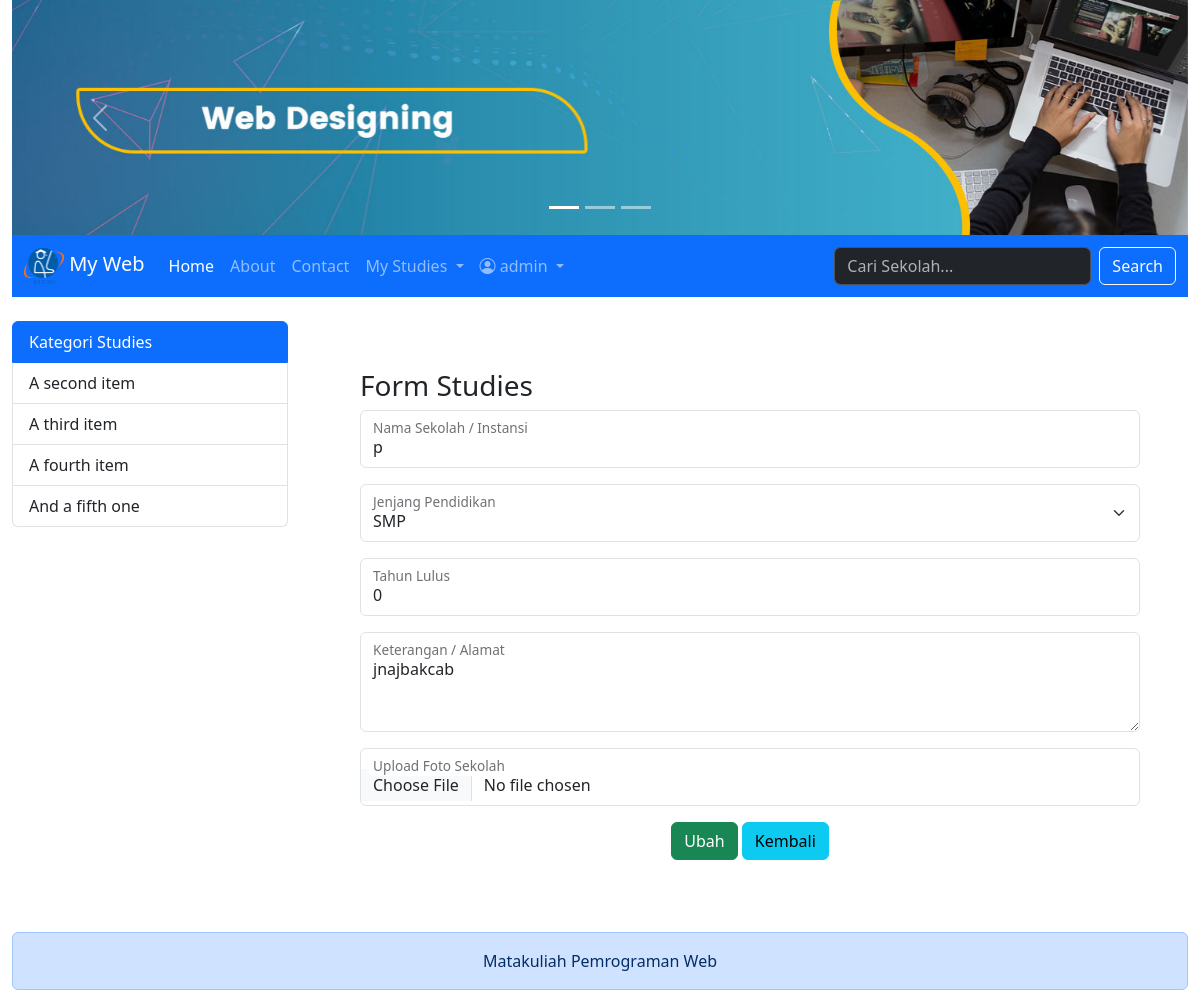
/index.php?hal=studies_form&id=12 (signed in), run on the app's committed database.
### tables this page shows
CREATE TABLE `studies` (
  `id` int(11) NOT NULL,
  `nama` varchar(100) NOT NULL,
  `idlevel` int(11) DEFAULT NULL,
  `keterangan` text DEFAULT NULL,
  `tahun_lulus` year(4) DEFAULT NULL,
  `foto_sekolah` varchar(100) DEFAULT NULL
);

### models/Studies.php (called while the page is built, shortened)
<?php
class Studies
{
    private $koneksi;
    public function __construct()
    {
        global $dbh;
        if ($dbh) {
            $this->koneksi = $dbh;
        } else {
            include_once 'koneksi.php';
            $this->koneksi = $dbh;
        }
    }
    public function getStudies($id)
    {
        try {
            $sql = "SELECT studies.*, level.nama AS nama_level
                    FROM studies
                    INNER JOIN level ON level.id = studies.idlevel
                    WHERE studies.id = ?";
            $ps = $this->koneksi->prepare($sql);
            $ps->execute([$id]);
            return $ps->fetch();
        } catch (PDOException $e) {
            die("Error Detail: " . $e->getMessage());
        }
    }
}

### models/Level.php (called while the page is built, shortened)
<?php
class Level
{
    private $koneksi;
    public function __construct()
    {
        global $dbh;
        $this->koneksi = $dbh;
    }
    public function index()
    {
        $sql = "SELECT * FROM level ORDER BY id DESC";
        return $this->koneksi->query($sql);
    }
}

### studies_form.php (the view, shortened to what this page needs)
<?php
$obj_level = new Level();
$rs = $obj_level->index();
@$id = $_REQUEST['id'];
$obj_studies = new Studies();
if(!empty($id)){
    $row = $obj_studies->getStudies($id);
}
else {
    $row = [];
}
?>
<div class="container px-5 my-5">
    <h3>Form Studies</h3>
    <form id="studiesForm" method="POST" action="controller/studies.php" enctype="multipart/form-data">
        <div class="form-floating mb-3">
            <input class="form-control" name="nama" value="<?= @$row['nama'] ?>" id="namaStudies" type="text" placeholder="Nama Sekolah/Instansi" required />
            <label for="namaStudies">Nama Sekolah / Instansi</label>
        </div>
        <div class="form-floating mb-3">
            <select class="form-select" name="idlevel" id="levelStudies" aria-label="Level Studies" required>
                <?php
                foreach($rs as $level){
                    $sel = ($level['id'] == @$row['idlevel']) ? "selected" : "" ;
                ?>
                <option value="<?= $level['id'] ?>" <?= $sel ?>><?= $level['nama'] ?></option>
                <?php } ?>
            </select>
            <label for="levelStudies">Jenjang Pendidikan</label>
        </div>
        <div class="form-floating mb-3">
            <input class="form-control" name="tahun_lulus" value="<?= @$row['tahun_lulus'] ?>" id="tahunLulus" type="number" placeholder="Tahun Lulus" required />
            <label for="tahunLulus">Tahun Lulus</label>
        </div>
        <div class="form-floating mb-3">
            <textarea class="form-control" name="keterangan" id="keterangan" placeholder="Keterangan" style="height: 100px"><?= @$row['keterangan'] ?></textarea>
            <label for="keterangan">Keterangan / Alamat</label>
        </div>
        <div class="form-floating mb-3">
            <input class="form-control" name="foto_sekolah" id="fotoStudies" type="file" accept="image/*" />
            <label for="fotoStudies">Upload Foto Sekolah</label>
        </div>
        <div class="text-center">
            <?php
            if(empty($id)){
            ?>
                <button class="btn btn-primary" name="proses" type="submit" value="simpan">Simpan</button>
            <?php
            }
            else{
            ?>
                <button class="btn btn-success" name="proses" type="submit" value="ubah">Ubah</button>
            <?php } ?>
            <a href="index.php?hal=studies_list" class="btn btn-info">Kembali</a>
        </div>
    </form>
</div>

### data on the page
studies: nama "p", tahun_lulus "0", keterangan "jnajbakcab"

### other printed values
$_SESSION['MEMBER']['username'] "admin"
form field idlevel "SMP"
